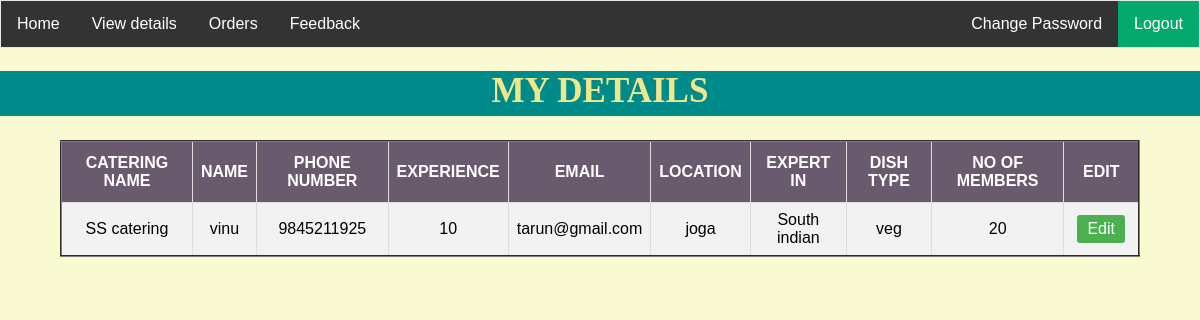
Screenshot of /indexviewdetails.php (signed in) with the database file from the repository.
### tables this page shows
CREATE TABLE `chef` (
  `status` varchar(50) NOT NULL,
  `cateringname` varchar(200) NOT NULL,
  `name` varchar(200) NOT NULL,
  `phno` varchar(200) NOT NULL,
  `experience` varchar(200) NOT NULL,
  `email` varchar(200) NOT NULL,
  `location` varchar(200) NOT NULL,
  `expert_in` varchar(200) NOT NULL,
  `dishtype` varchar(100) NOT NULL,
  `password` varchar(200) NOT NULL,
  `nomembers` varchar(200) NOT NULL
);

### indexviewdetails.php (the view, shortened to what this page needs)
<!DOCTYPE html>
<html>
<head>
    <link rel="stylesheet" href="userstyle.css">
        <link rel="stylesheet" href="style1.css">
        <link rel="stylesheet" href="style.css">
</head>
<body>
<ul>
    <li><a href="indexhome.php">Home</a></li>
   <li><a href="indexviewdetails.php">View details</a></li>
    <li class="dropdown">
    <a href="javascript:void(0)" class="dropbtn"> Orders</a>
  </li>
          <li><a href=" indexratings.php">Feedback</a></li>
         <li style="float:right"><a class="active" href="indexlogin.php">Logout</a></li>
                <li style="float:right"><a  href="changepasschef.php">Change Password</a></li>
</ul>
    <center>
        <h1>MY DETAILS</h1>
   <table  id="customers" border="2px" style="width:90%">
  <tr>
       <th>CATERING NAME</th>
        <th>NAME</th>
    <th>PHONE NUMBER</th>
      <th>EXPERIENCE</th>
     <th>EMAIL</th>
       <th>LOCATION</th>
              <th>EXPERT IN</th>
              <th>DISH TYPE</th>
              <th>NO OF MEMBERS</th>
          <th>EDIT</th>
</tr>
<?php
    include 'dbconfig.php';
    $uid=$_SESSION['cid'];
    $sql="SELECT * FROM `chef` where phno='$uid'" ;
    $result=$conn->query($sql);
    if($result->num_rows>0)
    {
        while($row=$result->fetch_assoc())
        {
            $cname=$row['cateringname'];
            $name=$row['name'];
            $phno=$row['phno'];
             $exp=$row['experience'];
            $email=$row['email'];
            $loc=$row['location'];
             $exp1=$row['expert_in'];
             $dishtype=$row['dishtype'];
             $mem=$row['nomembers'];
            echo "<tr><td>$cname</td>";
            echo "<td>$name</td>";
            echo "<td>$phno</td>";
            echo "<td>$exp</td>";
            echo "<td> $email</td>";
            echo "<td>$loc</td>";
            echo "<td>$exp1</td>";
            echo "<td>$dishtype</td>";
             echo "<td>$mem</td>";
             echo "<td class='action-buttons'>
                  <div>
                      <a href='indexeditdetails.php?id=$phno' class='edit'>Edit</a></td>
                  </div>
                  </td></tr>";
        }
    }
  ?>
</table>
</body>
</html>

### userstyle.css (style rules this page uses)
body { margin: 0; font-family: Arial, Helvetica, sans-serif; }

### style1.css (style rules this page uses)
ul { list-style-type: none; margin: 0; padding: 0; overflow: hidden; border: 1px solid #e7e7e7; background-color: #333; }
li { float: left; }
li a { display: block; color: white; text-align: center; padding: 14px 16px; text-decoration: none; }
li a.active { color: white; background-color: #04AA6D; }
li.dropdown { display: inline-block; }

### style.css (style rules this page uses)
body { font-family: Arial, Helvetica, sans-serif; background-color: white; }
* { box-sizing: border-box; }
a { color: dodgerblue; }
#customers { font-family: Arial, Helvetica, sans-serif; border-collapse: collapse; width:100%; }
#customers td, #customers th { border: 1px solid #ddd; padding: 8px; }
#customers tr:nth-child(even) { background-color: #f2f2f2; }
#customers th { padding-top: 12px; padding-bottom: 12px; text-align: left; background-color: #04AA6D; color: white; }
h1 { text-align: center; }

### indexviewdetails.php (style rules this page uses)
body { background-color:#fafad2; }
ul { list-style-type: none; margin: 0; padding: 0; overflow: hidden; background-color: #333; }
li { float: left; }
li a { display: block; color: white; text-align: center; padding: 14px 16px; text-decoration: none; }
li.dropdown { display: inline-block; }
h1 { text-align: center; background-color:#008B8B; color: #f0e68c; height:45px; font-size:35px; font-family:serif; }
#customers th { padding-top: 12px; padding-bottom: 12px; text-align: left; background-color: #6A5A6D; color: white; text-align:center; }
td { text-align: center; }
.action-buttons a { margin: 0 5px; padding: 5px 10px; text-decoration: none; color: white; border-radius: 3px; display: inline-block; }
.action-buttons .edit { background-color: #4CAF50; }

### rows the page displays
chef: cateringname "SS catering", name "vinu", phno "9845211925", experience "10", email "tarun@gmail.com", location "joga", expert_in "South indian", dishtype "veg", nomembers "20"
